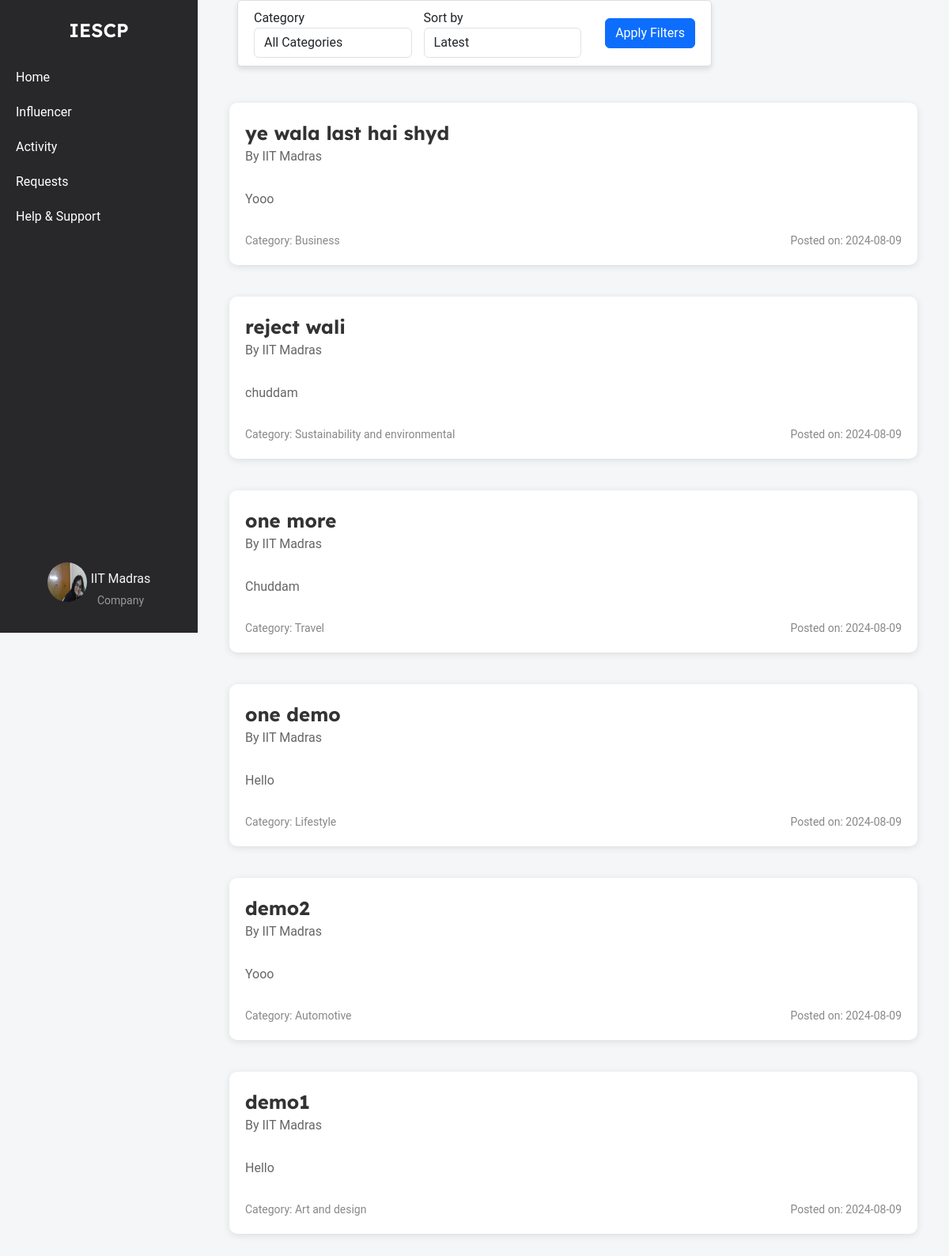
/company/home (signed in), run on an earlier commit of the app's database.
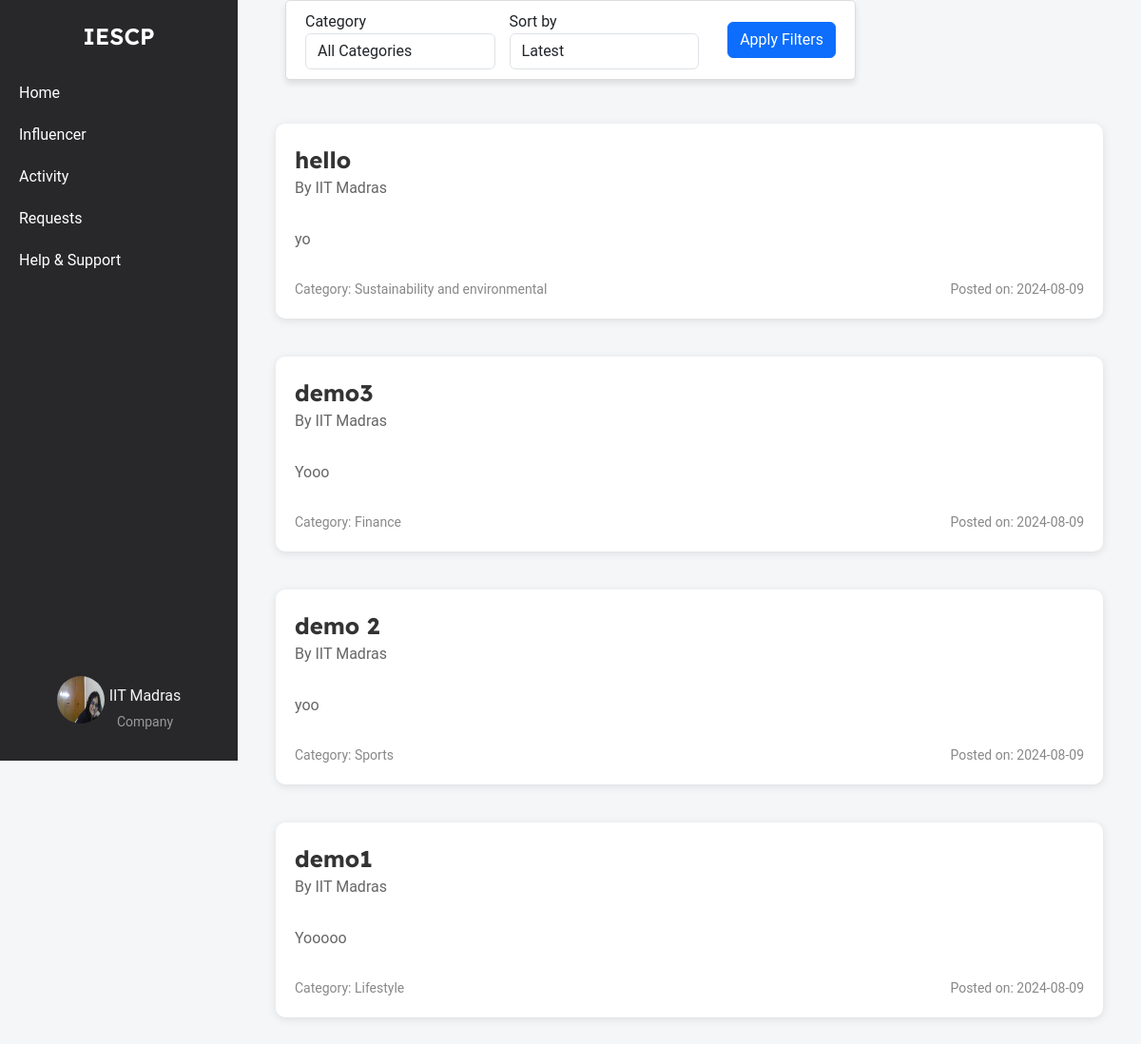
And on a later commit of the database.
### models.py (models this page shows, shortened)
class Company(db.Model):
    __tablename__ = 'company'
    id = db.Column(db.Integer, primary_key=True)
    company_name = db.Column(db.String(100), nullable=False)
    username = db.Column(db.String(50), unique=True, nullable=False)
    email = db.Column(db.String(120), unique=True, nullable=False)
    password_hash = db.Column(db.String(128), nullable=False)
    phone_number = db.Column(db.String(20), nullable=False)
    address = db.Column(db.String(200), nullable=False)
    industry = db.Column(db.String(100), nullable=False)
    other_industry = db.Column(db.String(100), nullable=True)
    website = db.Column(db.String(200), nullable=False)
    description = db.Column(db.Text, nullable=False)
    social_media_link = db.Column(db.String(200), nullable=False)
    logo = db.Column(db.String(200), nullable=False)
    campaigns = db.relationship('Campaign', backref='company', lazy=True)

class Campaign(db.Model):
    __tablename__ = 'campaign'
    id = db.Column(db.Integer, primary_key=True)
    title = db.Column(db.String(200), nullable=False)
    description = db.Column(db.Text, nullable=False)
    budget = db.Column(db.Float, nullable=False)
    start_date = db.Column(db.Date, nullable=False)
    end_date = db.Column(db.Date, nullable=False)
    company_id = db.Column(db.Integer, db.ForeignKey('company.id'), nullable=False)
    status = db.Column(db.String(50), nullable=False, default='pending')
    category = db.Column(db.String(255), nullable=False)
    created_at = db.Column(db.DateTime, nullable=False, default=datetime.utcnow)
    visibility = db.Column(db.String(50), nullable=False, default='public')
    influencers = db.relationship('Influencer', secondary=influencer_campaign_association, back_populates='campaigns')

### company_routes.py (the view)
@app.route('/company/home', methods=['GET'])
@company_auth_required
def company_home():
    user = Company.query.get(session['company_id'])
    selected_category = request.args.get('category', '')
    selected_sort = request.args.get('sort', 'latest')
    campaigns_query = Campaign.query.filter_by(visibility='public')  # Only public campaigns
    if selected_category:
        campaigns_query = campaigns_query.filter_by(category=selected_category)
    if selected_sort == 'oldest':
        campaigns = campaigns_query.order_by(Campaign.created_at.asc()).all()
    else:
        campaigns = campaigns_query.order_by(Campaign.created_at.desc()).all()
    categories = [
        "Fashion",
        "Beauty",
        "Fitness and health",
        "Travel",
        "Food and beverage",
        "Lifestyle",
        "Finance",
        "Automotive",
        "Entertainment",
        "Education",
        "Business",
        "Art and design",
        "Sports",
        "Sustainability and environmental",
        "Politics and social issues"
    ]
    return render_template('company_home.html', campaigns=campaigns, categories=categories, selected_category=selected_category, selected_sort=selected_sort, user=user)

### company_routes.py (called while the page is built)
def company_auth_required(func):
    @wraps(func)
    def func3(*args, **kwargs):
        if 'company_id' in session:
            return func(*args, **kwargs)
        else:
            flash("Please login first")
            return redirect(url_for('company_login'))
    return func3

### templates/company_home.html (shortened to what this page needs)
{% extends 'layout.html' %}
{% block content %}
    <div class="container-box">
        <div class="sidebar">
            <div class="logo">IESCP</div>
            <ul>
                <li><a href="{{url_for('company_home')}}">Home</a></li>
                <li><a href="{{url_for('influencer_search')}}">Influencer</a></li>
                <li><a href="{{url_for('company_activity')}}">Activity</a></li>
                <li><a href="{{url_for('company_requests')}}">Requests</a></li>
                <li><a href="#">Help & Support</a></li>
            </ul>
            <div class="profile">
                <a href="{{url_for('company_dashboard')}}">
                    <img src="{{ url_for('static', filename='profile_upload/company/' + user.username + '/' + user.logo) }}" alt="Profile Picture">
                    <div class="profile-name-category">
                        <span class="company_name">{{ user.company_name }}</span>
                        <span class="category">Company</span>
                    </div>
                </a>
            </div>
        </div>
        <div class="content">
            <div class="filter-container">
                <form method="GET" action="" class="form-inline">
                    <div class="form-group">
                        <label for="category" class="mr-2">Category</label>
                        <select name="category" id="category" class="form-control">
                            <option value="">All Categories</option>
                        </select>
                    </div>
                    <div class="form-group">
                        <label for="sort" class="mr-2">Sort by</label>
                        <select name="sort" id="sort" class="form-control">
                            <option value="latest" {% if selected_sort == 'latest' %}selected{% endif %}>Latest</option>
                        </select>
                    </div>
                    <button type="submit" class="btn btn-primary">Apply Filters</button>
                </form>
            </div>
            <div class="campaign-list">
                {% for campaign in campaigns %}
                    <div class="campaign">
                        <div class="campaign-main-details">
                            <div class="campaign-title">
                                <a href="{{ url_for('campaign_view', campaign_id=campaign.id) }}">{{ campaign.title }}</a>
                                <p>By {{ campaign.company.company_name }}</p>
                            </div>
                        </div>
                        <div class="campaign-details">
                            <p>{{ campaign.description }}</p>
                        </div>
                        <div class="campaign-meta">
                            <span>Category: {{ campaign.category }}</span>
                            <span>Posted on: {{ campaign.created_at.strftime('%Y-%m-%d') }}</span>
                        </div>
                    </div>
                {% endfor %}
            </div>
        </div>
    </div>
{% endblock %}

### templates/layout.html (shortened to what this page needs)
<!DOCTYPE html>
<html lang="en">
<head>
    <link rel="stylesheet" href="https://cdn.jsdelivr.net/npm/bootstrap@5.3.3/dist/css/bootstrap.min.css">
</head>
<body>
    {% block content %}
    {% endblock %}
</body>
</html>

### templates/company_home.html (style rules this page uses)
body { font-family: 'Roboto', Arial, sans-serif; margin: 0; padding: 0; background-color: #f4f6f8; }
.container-box { display: flex; width: 100%; }
a { text-decoration: none; color: whitesmoke; }
.sidebar { width: 250px; background-color: #28282B; color: white; display: flex; flex-direction: column; align-items: center; padding-top: 20px; position: fixed; top: 0; height: 100vh; overflow: auto; }
.sidebar .logo { font-size: 24px; font-weight: bold; margin-bottom: 20px; font-family: 'Lexend Deca', sans-serif; font-weight: 600; }
.sidebar ul { list-style-type: none; padding: 0; width: 100%; }
.sidebar ul li { width: 100%; }
.sidebar ul li a { display: block; padding: 10px 20px; color: white; text-decoration: none; }
.sidebar .profile { margin-top: auto; text-align: center; padding: 10px; }
.profile .category { font-size: 14px; color: #999; margin-top: 5px; }
.sidebar .profile img { width: 50px; height: 50px; border-radius: 50%; margin-bottom: 5px; }
.profile { display: flex; flex-direction: column; align-items: center; text-align: center; padding: 10px; margin-bottom: 20px; }
.profile a { display: flex; align-items: center; text-align: center; justify-content: center; gap: 5px; }
.profile-name-category { display: flex; flex-direction: column; align-items: center; text-align: center; justify-content: center; padding-top: 13px; }
.content { flex: 1; padding: 20px; padding-left: 270px; display: flex; flex-direction: column; align-items: center; width: calc(100% - 250px); }
.filter-container { display: flex; justify-content: center; align-items: center; padding: 10px 20px; background-color: #fff; border: 1px solid #ddd; border-radius: 5px; width: auto; max-width: 800px; box-shadow: 0 4px 6px rgba(0, 0, 0, 0.1); position: fixed; top: 0; left: 50%; transform: translateX(-50%); z-index: 1000; flex-wrap: wrap; }
.filter-container .form-group { margin-bottom: 0; margin-right: 15px; flex: 1; min-width: 150px; }
.filter-container select { width: 100%; }
.filter-container button { margin-left: 15px; }
.form-inline { display: flex; align-items: center; width: 100%; flex-wrap: wrap; }
.campaign-list { display: flex; flex-direction: column; align-items: center; justify-content: center; width: 100%; margin-top: 90px; }
.campaign { background-color: #ffffff; padding: 20px; border-radius: 10px; box-shadow: 0 2px 10px rgba(0, 0, 0, 0.1); margin: 20px 0; transition: transform 0.2s, box-shadow 0.2s; position: relative; width: calc(100% - 40px); max-width: 1000px; }
.campaign-main-details { display: flex; justify-content: space-between; align-items: center; margin-bottom: 10px; }
.campaign-title { display: flex; flex-direction: column; }
.campaign-title a { font-size: 24px; font-weight: bold; font-family: 'Lexend Deca', sans-serif; color: #333; text-decoration: none; }
.campaign-title p { font-size: 14px; color: #555; }
.campaign-details { display: flex; gap: 10px; margin-bottom: 10px; }
.campaign p { font-size: 16px; color: #666; margin-bottom: 20px; }
.campaign-meta { display: flex; justify-content: space-between; font-size: 14px; color: #888; }

What changed in the data, as far as the page shows it:
removed Campaign: title "ye wala last hai shyd", company.company_name "IIT Madras", description "Yooo", category "Business", created_at "2024-08-09"
removed Campaign: title "reject wali", company.company_name "IIT Madras", description "chuddam", category "Sustainability and environmental", created_at "2024-08-09"
removed Campaign: title "one more", company.company_name "IIT Madras", description "Chuddam", category "Travel", created_at "2024-08-09"
removed Campaign: title "one demo", company.company_name "IIT Madras", description "Hello", category "Lifestyle", created_at "2024-08-09"
added Campaign: title "hello", company.company_name "IIT Madras", description "yo", category "Sustainability and environmental", created_at "2024-08-09"
changed Campaign "Yooo": title "demo2" → "demo3"; category "Automotive" → "Finance"
now on this page (row edited): Campaign: title "demo 2", company.company_name "IIT Madras", description "yoo", category "Sports", created_at "2024-08-09"
changed Campaign "demo1": description "Hello" → "Yooooo"; category "Art and design" → "Lifestyle"
